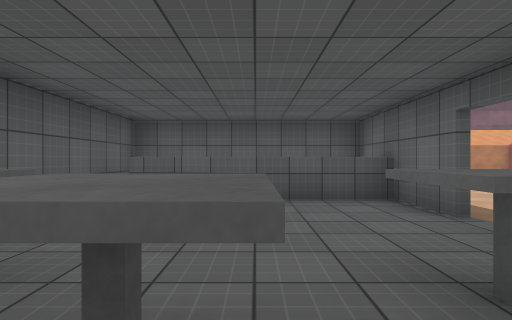
view 1 (above)

18 first-person views from a walk through a Unity game level. The camera is 1.2 m above the floor, looks level and sees 80° across. The floor is counted in squares, 2 m on a side. Each view is taken from the middle of a square. On the plan, view 1 faces up. The plan holds only what a view shows up to about 9 squares ahead; the rest is blank. The place goes on beyond the plan. Some animated figures are not drawn. Door leaves are left out, so doorways stand open. Surface patterns are stand-ins for the level's own textures.

view 2
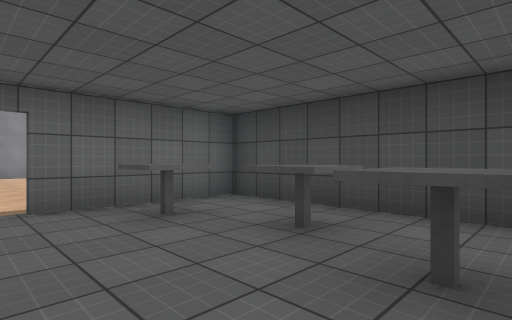

view 3
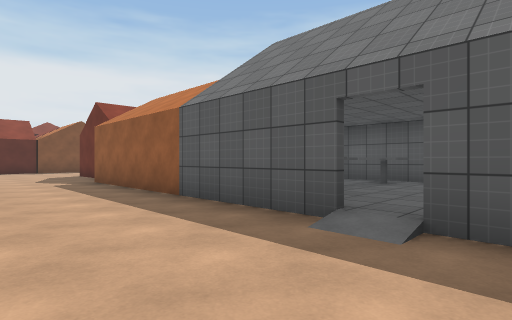

view 4
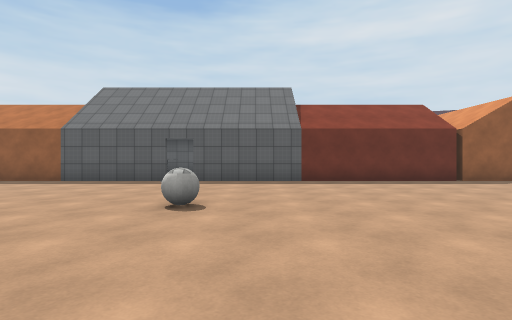

view 5
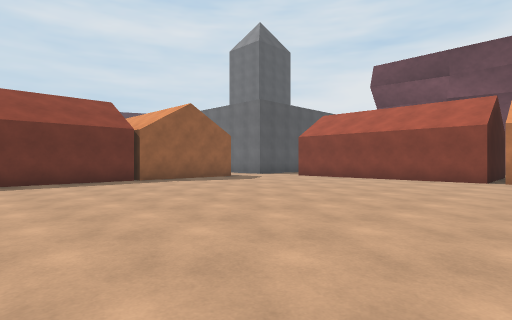

view 6
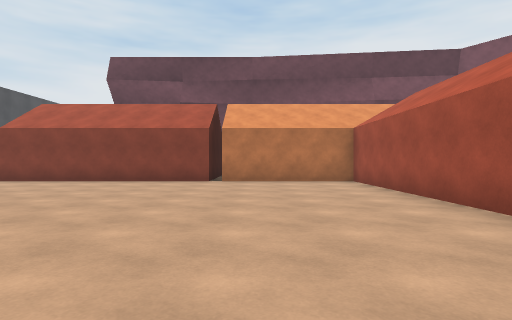

view 7
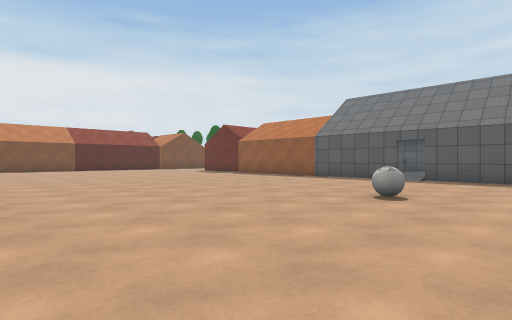

view 8
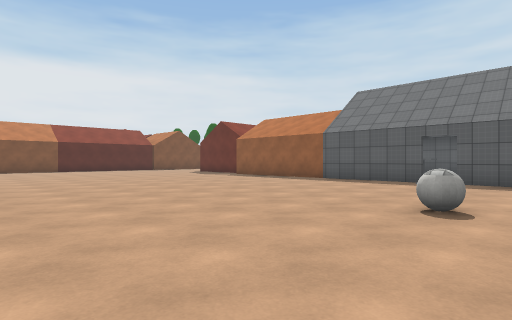

view 9
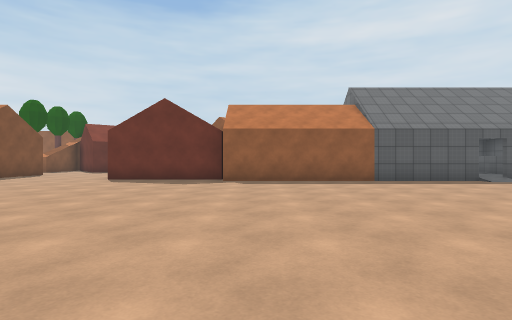

view 10
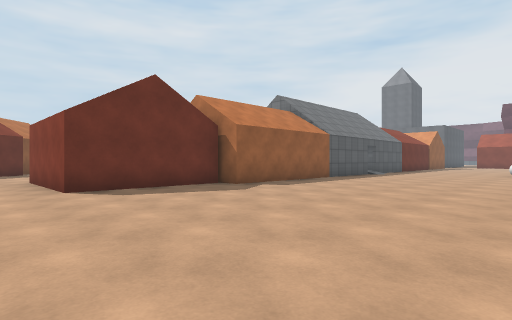

view 11
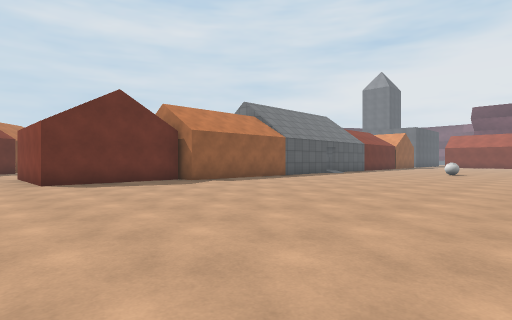

view 12
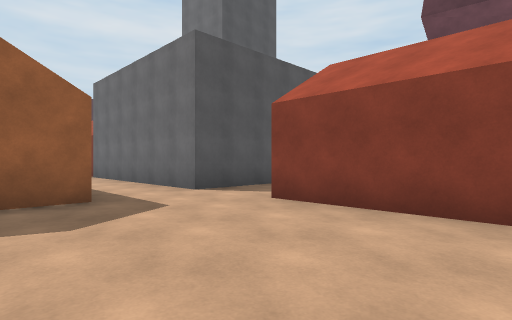

view 13
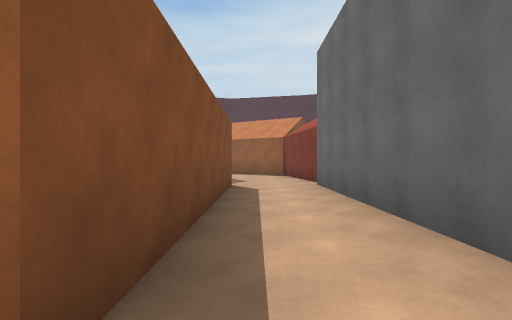

view 14
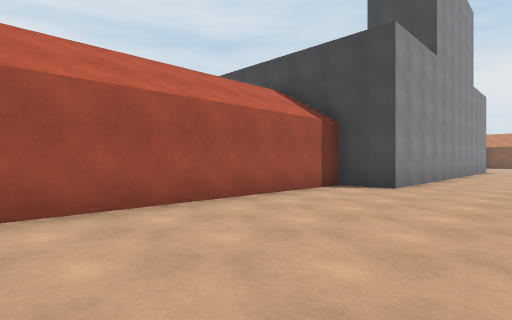

view 15
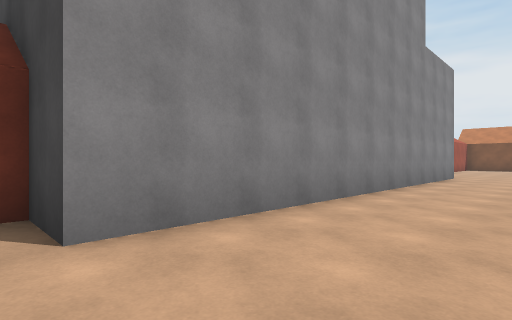

view 16
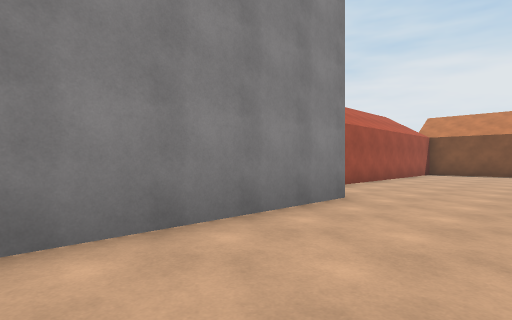

view 17
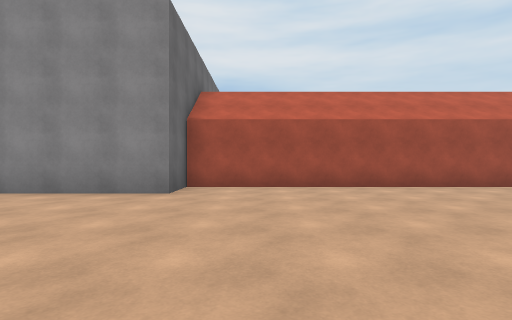

view 18
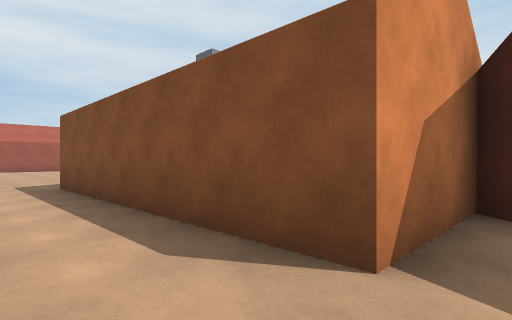

### Floor plan
Key: @ floor where view 1 was taken; # wall or solid block; . main floor; : floor 0.25 m higher than the main floor; D open door; ^ raised ledge; B ball.
Columns run from 5 left of view 1 to 14 right of it. Each row starts with its distance up from view 1.
 19       #
 18       #..      #
 17 #######..###########
 16 ...................#
 15 ...................#
 14 .#######...........#
 13 .#     #...........#
 12 ##     #...........#
 11        #...........#
 10        #...........#
  9        #...........#
  8        #...........#
  7        #..........##
  6    #####..........#
  5   ##^^^#..........#
  4   #  ::#....B.....#
  3   #::::D..........#
  2   #::::#..........#
  1   #^:^^#..........#
  0   #::@:#..........#
 -1   ######..........#
 -2        #..........#
 -3        #..........##
 -4        #...........#
 -5       ##...........#
 -6       #............#
 -7       #............#
 -8     ###............#
 -9     ...............#
-10        .........  .#

Positions as (right, up) in squares from view 1, and headings:
1: (0, 0), facing up
2: (-2, 3), facing down-right
3: (5, 4), facing down-left
4: (11, 5), facing left
5: (11, 7), facing up-left
6: (11, 8), facing up
7: (12, 6), facing down-left
8: (11, 5), facing down-left
9: (11, -4), facing left
10: (8, -10), facing up-left
11: (10, -10), facing up-left
12: (7, 13), facing up-left
13: (3, 15), facing left
14: (10, 14), facing down-right
15: (10, 8), facing down-right
16: (10, 1), facing down-right
17: (7, -5), facing right
18: (-5, 16), facing down-right
